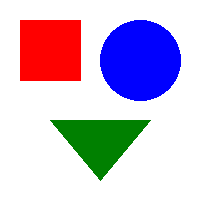
#> input picture test_images/small_test/original.png, 200 x 200 px
$ python create_test_sets.py
#> lines starting #> are read from the running program, lines starting #| are printed output that depends on the picture

import os
import shutil
import numpy as np
from PIL import Image

# Create test sets
test_sets = [
    ("cats_with_dog", "british_shorthair", "labrador"),
    ("dogs_with_cat", "labrador", "british_shorthair"),
    ("cars_with_tree", "car", "tree"),
    ("trees_with_car", "tree", "car")
]

# Source directories
source_dir = "test_images/small_test"
base_image = os.path.join(source_dir, "original.png")

# Load base image
img = Image.open(base_image)
#> img is the input picture: PIL image 200x200 RGB; mean R, G, B 202.4, 188.6, 211.5

# Function to create variations (same object, slightly different)
def create_variation(img, i, seed=42):
    img_arr = np.array(img)

    # Add slight noise and brightness variation
    np.random.seed(seed + i)
    noise = np.random.normal(0, 5, img_arr.shape).astype(np.int16)
    img_arr = np.clip(img_arr + noise, 0, 255).astype(np.uint8)

    # Adjust brightness
    brightness = 0.9 + (i % 5) * 0.05
    img_arr = np.clip(img_arr * brightness, 0, 255).astype(np.uint8)

    return Image.fromarray(img_arr)

# Function to create different object (inverted colors)
def create_different_object(img):
    img_arr = np.array(img)
    # Invert colors to look like a completely different object
    return Image.fromarray(255 - img_arr)

# Process each test set
for test_set_name, main_object, intruder_object in test_sets:
    test_dir = os.path.join("test_images", test_set_name)

    # Clear if exists
    if os.path.exists(test_dir):
        shutil.rmtree(test_dir)
    os.makedirs(test_dir, exist_ok=True)

    print(f"Creating test set: {test_set_name}")

    # Create 8 variations of the main object
    for i in range(8):
        var_img = create_variation(img, i, seed=42)
        filename = f"{main_object}_{i:02d}.png"
        var_img.save(os.path.join(test_dir, filename))
        print(f"  - {filename}")

    # Add 1 intruder (different object)
    intruder_img = create_different_object(img)
    intruder_filename = f"{intruder_object}_intruder.png"
    intruder_img.save(os.path.join(test_dir, intruder_filename))
    print(f"  - {intruder_filename} (INTRUDER)")
#> this loop made 4 passes
#> pass 1, in create_variation, `img_arr = np.clip(img_arr * brightness, 0, 255).astype(np.uint8)`:
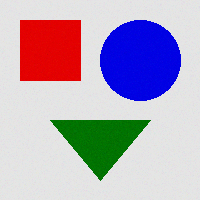
#> img_arr: shape (200, 200, 3); mean R, G, B 180.8, 168.6, 188.9
#> pass 1, in create_variation (call 2), `img_arr = np.clip(img_arr * brightness, 0, 255).astype(np.uint8)`:
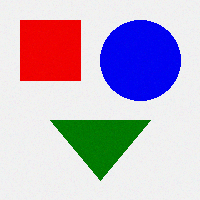
#> img_arr: shape (200, 200, 3); mean R, G, B 191, 178.1, 199.5
#> after the loop:
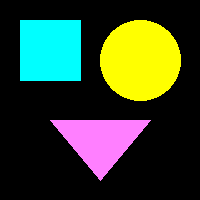
#> intruder_img: PIL image 200x200 RGB; mean R, G, B 52.6, 66.4, 43.5

print("\nTest sets created successfully!")

$ run again, with test_images/small_test/rotate_045.png copied over test_images/small_test/original.png
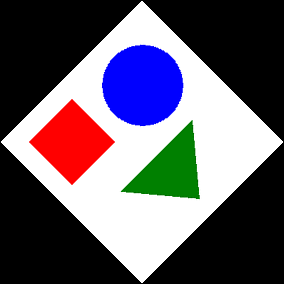
#> input picture test_images/small_test/rotate_045.png, 284 x 284 px
#> img is the input picture: PIL image 284x284 RGB; mean R, G, B 100.5, 93.7, 105
#> the loop `for test_set_name, main_object, intruder_object in test_sets:` made 4 passes
#> pass 1, in create_variation, `img_arr = np.clip(img_arr * brightness, 0, 255).astype(np.uint8)`:
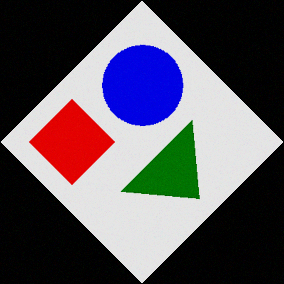
#> img_arr: shape (284, 284, 3); mean R, G, B 90.4, 84.4, 94.4
#> after the loop `for test_set_name, main_object, intruder_object in test_sets:`:
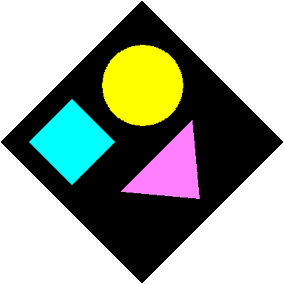
#> intruder_img: PIL image 284x284 RGB; mean R, G, B 154.5, 161.3, 150
